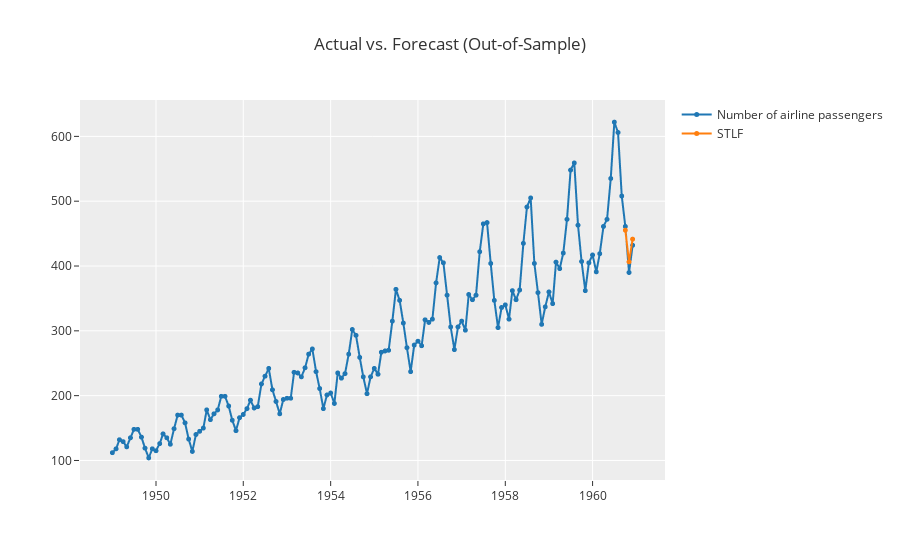

Notebook code for this chart:
### Markdown cell above
## Model Evaluation

### Code cell
# Plot forecast
plot_model(best, plot = 'forecast')

### Figure 1 — Plotly figure (JSON) as saved in the notebook; plotly's stock layout.template omitted (floating-point values rounded to 4 significant figures; data arrays with more than 128 entries replaced by an {"elided": "..."} marker saying what was removed)
{"data": [{"line": {"color": "rgb(31, 119, 180)", "width": 2}, "marker": {"color": "rgb(31, 119, 180)", "size": 5}, "mode": "lines+markers", "name": "Number of airline passengers", "type": "scattergl", "x": {"elided": "144 str values"}, "xaxis": "x", "y": {"elided": "144 int values"}, "yaxis": "y"}, {"line": {"color": "rgb(255, 127, 14)", "width": 2}, "marker": {"color": "rgb(255, 127, 14)", "size": 5}, "mode": "lines+markers", "name": "STLF", "type": "scattergl", "x": {"elided": "144 str values"}, "xaxis": "x", "y": {"elided": "144 float values"}, "yaxis": "y"}], "layout": {"showlegend": true, "title": {"text": "Actual vs. Forecast (Out-of-Sample)"}, "xaxis": {"anchor": "y", "domain": [0, 1]}, "yaxis": {"anchor": "x", "domain": [0, 1]}}}
